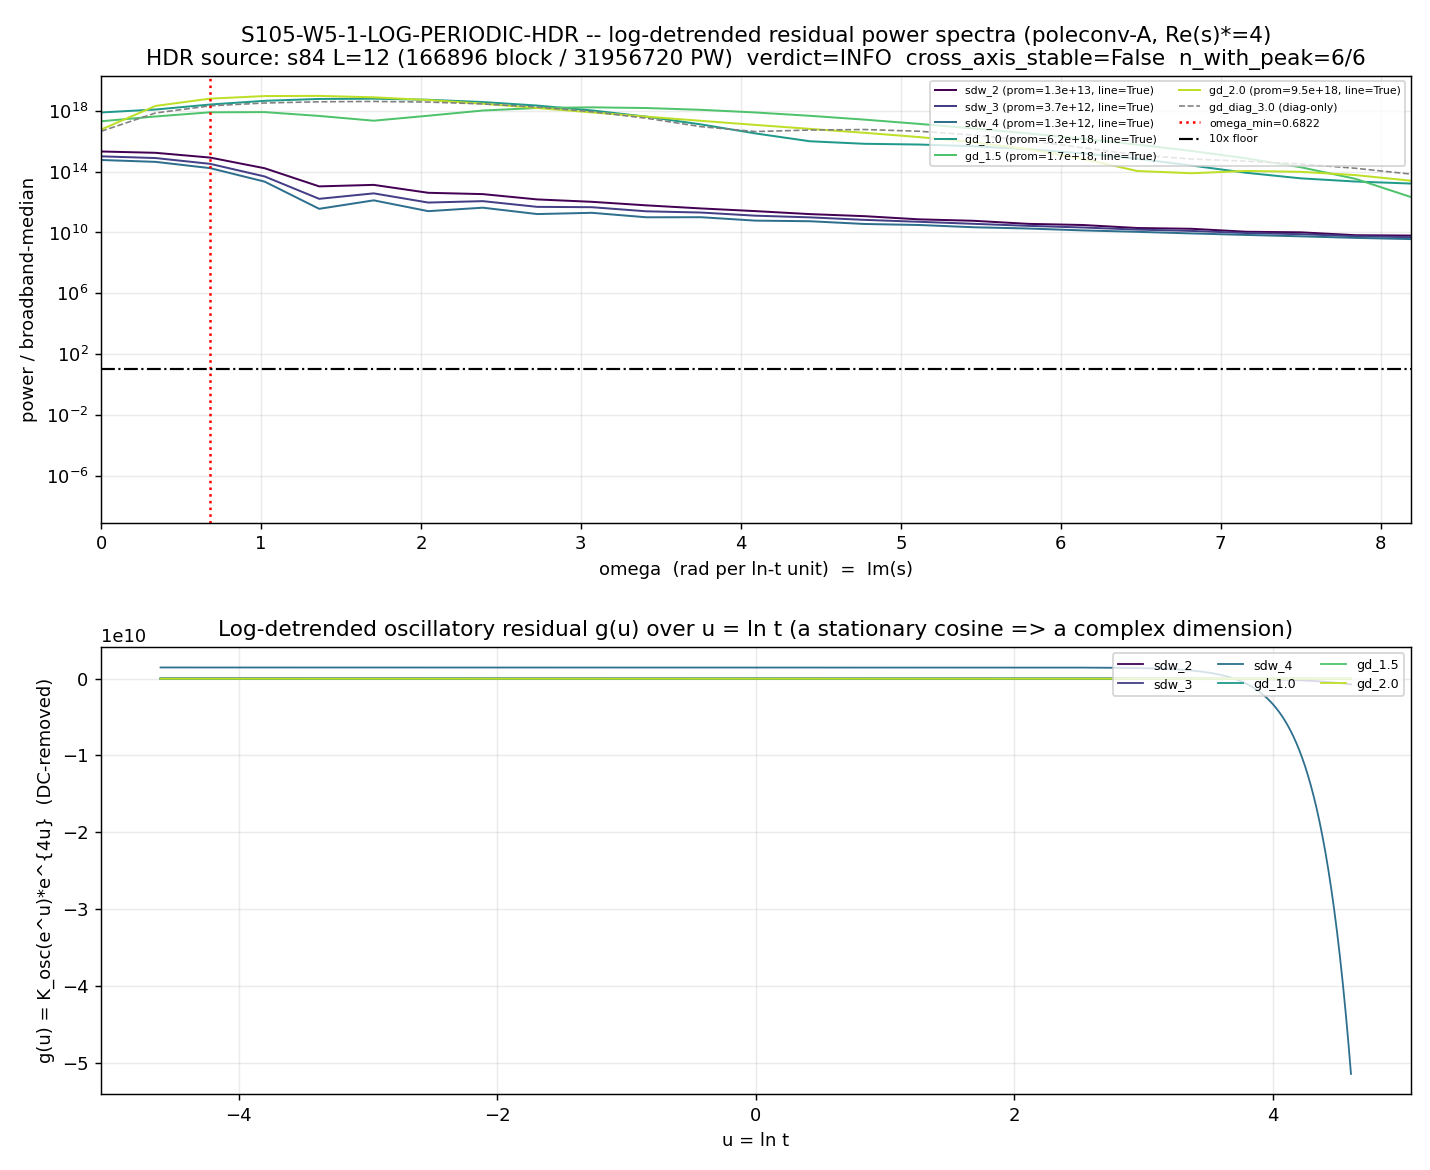

The Python source for this figure:
#!/usr/bin/env python3
"""
S105 W5-1 — S105-W5-1-LOG-PERIODIC-HDR
======================================

Gate: S105-W5-1-LOG-PERIODIC-HDR ([SIGN])

Log-periodic HDR (higher-dynamic-range) re-scan of the heat-trace oscillatory
residual for a complex-dimension Im(s) line. This wave recomputes K(t) =
Tr e^{-t D_K^2} and the Strutinsky-split oscillatory residual K_osc(t) DIRECTLY
from the s84 L=12 fold spectrum (90 Peter-Weyl (p,q) sectors, 166,896 block
eigenvalues, ~32M with full PW multiplicity dim_SU3(p,q)) -- vs the S104 source,
which was the S61 on-disk residual (only 200 t-points over a 992-mode S61
spectrum). It then runs the IDENTICAL pinned S104 STAGE-B pipeline (e^{4u}
detrend, Hann window, 2048-pt uniform-u grid, 10x prominence floor,
interior-local-maximum guard, +-1-bin cross-axis stability over the
gamma/d x SDW-order family) at the higher dynamic range.

Every STAGE-B parameter is BYTE-FOR-BYTE the S104 pre-registration
(computations/session-104/s104_log_periodic_ims.py). The ONLY declared deltas
are (a) the source spectrum (s84 L=12 cache vs the S61 residual) and (b) the
native t-grid density (1024 vs 200). This makes the re-run structurally distinct
from iterate-until-PASS (PROHIBITED_ACTIONS Class 6) by construction: it is the
SAME pre-registered criterion applied to a higher-dynamic-range input, NOT a
re-tuning of the criterion to chase PASS.

Substrate-first prediction (substitution chain, plan §(7)):
  The Jensen deformation of SU(3) at tau_fold = 0.190 is NOT exactly self-similar,
  so the fabric's dimension spectrum carries no discrete-scale-invariance line.
  CM-1995 (PROVEN) establishes Sd = {0,2,4,6,8} subset R (simple, REAL) for
  (A_K, H_K, D_K) => no s with Im(s) != 0. Predicted verdict: FAIL (the CM-1995
  simple-real-dimension-spectrum wall re-confirmed on a frequency-domain axis at
  higher dynamic range; corridor-closing outcome). A PASS would FALSIFY the
  substrate-first prediction and FORCE a CM-1995 reconciliation.

STAGE A -- heat-trace + Strutinsky build (the DYNAMIC-RANGE UPGRADE):
  K(t) = sum_{(p,q)} dim_SU3(p,q) * sum_i exp(-t * |lambda_i|^2)   [PW-weighted regular-rep trace]
  K_SD smooth part, two orthogonal families:
    (i) SDW-order o in {2,3,4}: K~(t) = sum_{n in {0,..,2o}} a_n^{zeta} * t^{(n-8)/2}
        (zeta-regulated Seeley-DeWitt, d=8; a_n^{zeta} from canonical a_{0,2,4,6,8}_FW_zeta; CLASS=FULL)
    (ii) gamma/d in {1.0,1.5,2.0} (+ 3.0 diagnostic): Gaussian-Strutinsky-smoothed DOS
        Laplace transform (self-normalizing; IDENTICAL prescription to S61 Section 6)
  K_osc(t) = K(t) - K~(t).
  Cross-check: rebuilt R_osc = ||K_osc||/||K~|| reproduces the S61 sibling
  R_osc = 2.23e-5 to within an OOM (consistency anchor, NOT a PASS conjunct).

STAGE B -- detrend -> FFT -> prominence -> cross-axis stability (IDENTICAL TO S104):
  g(u) = K_osc(e^u) * e^{u*Re(s)*}, Re(s)* = 4 (poleconv-A, (pole_in_s=4, curvature_grade_n=0)),
  cubic-spline onto the 2048-pt uniform u-grid on [-ln100, +ln100], DC-remove,
  Hann-window, zero-pad to FFT_LEN=4096, rFFT, strongest INTERIOR local maximum
  strictly above omega_min (find_peaks; band-edge DC-shoulder guard), prominence =
  peak_power / median(broadband, +-2-bin excluded). PASS member iff line_found AND
  prominence >= 10x. Cross-axis stability: ALL 6 members (3 gamma/d + 3 SDW orders)
  have a peak AND agree on omega* within +-1 FFT bin.

Mellin pole convention (LOAD-BEARING; regulator-pin-discipline.md):
  poleconv-A double-power zeta_{D_K}(s) = sum m_k |lambda_k|^{-2s}, poles at s=(d-n)/2.
  At d=8, leading n=0 -> Re(s)* = (8-0)/2 = 4 = d/2.  regulator_pin = a_n^{zeta}.

frequency -> Im(s) map: a complex dimension s = Re(s)* + i*omega_s announces as
  cos(omega_s * ln t) in the residual (Hoffer-Lapidus 2508.09512); the FFT angular
  frequency w_fft = omega_s = Im(s) directly. Implied pair: s = 4 +- i*omega*.

Output 4-tuple:
  (value=<peak/stability summary>, scheme=FFT-LOG-DETRENDED-RESIDUAL-HDR,
   convention=poleconv-A-double-power-Re_s_4-curvature_grade_n_0, L_max=12)

Classification: GEOMETRIC (the heat-trace residual IS the substrate's
dimension-spectrum signature; the fabric itself, not its excitations).

DISCIPLINE
----------
- `from canonical_constants import *`
- CPU-cap-OMP8 (the 2048-pt FFT is trivial; the heat-trace exp-sum is a
  vectorized numpy broadcast, ~1.7e8 evals, chunked over sectors).
- SHA-256 of all inputs logged in first 20 lines of stdout.
- audit_sha256 + content_sha256 emitted (S84+ dual-SHA schema).
- Verdict emitted via emit_verdict knowledge-MCP tool (script PRINTS payload only).
"""

from __future__ import annotations

# ---------------------------------------------------------------------------
# Section 0 -- CPU thread cap BEFORE numpy import (cpu-cap-OMP8 per math-scripts.md)
# ---------------------------------------------------------------------------
import os

os.environ.setdefault("OMP_NUM_THREADS", "8")
os.environ.setdefault("MKL_NUM_THREADS", "8")

# ---------------------------------------------------------------------------
# Section 1 -- Canonical constants (MANDATORY first import)
# ---------------------------------------------------------------------------
import sys

sys.path.insert(0, os.path.join(os.path.dirname(os.path.dirname(os.path.abspath(__file__))), "_shared"))
from canonical_constants import *  # noqa: F401,F403
from canonical_constants import (  # explicit names for the SDW smooth part + tau anchor
    a_0_FW_zeta, a_2_FW_zeta, a_4_FW_zeta, a_6_FW_zeta, a_8_FW_zeta, tau_fold,
)

# ---------------------------------------------------------------------------
# Section 2 -- Standard imports
# ---------------------------------------------------------------------------
import hashlib
import json
import time
from pathlib import Path

import numpy as np
from scipy.interpolate import CubicSpline
from scipy.signal import find_peaks

import matplotlib

matplotlib.use("Agg")
import matplotlib.pyplot as plt

# ---------------------------------------------------------------------------
# Section 3 -- Paths + pre-registration (ALL pins per plan §W5-1 machinery_pin_map)
# ---------------------------------------------------------------------------
SESSION_DIR = Path(__file__).resolve().parent
COMPUTATIONS_DIR = SESSION_DIR.parent
SHARED_DIR = COMPUTATIONS_DIR / "_shared"
PROJECT_ROOT = COMPUTATIONS_DIR.parent

SESSION = "S105"                                                    # (local)
GATE_ID = "S105-W5-1-LOG-PERIODIC-HDR"                              # (local)
SCHEME = "FFT-LOG-DETRENDED-RESIDUAL-HDR"                           # (local)
CONVENTION = "poleconv-A-double-power-Re_s_4-curvature_grade_n_0"   # (local)
L_MAX = "12"                                                        # (local) s84 cache L=12

# ---- STAGE A: heat-trace + Strutinsky build (the DYNAMIC-RANGE UPGRADE) ----
N_T = 1024                    # native heat-trace t-grid points (DECLARED dynamic-range delta vs S61's 200)  # (local)
T_LO = 0.01                   # t-window IDENTICAL to S61/S104 (geometric) -> ω_min = π/ln(100) unchanged    # (local)
T_HI = 100.0                  # (local)
SDW_ORDERS = [2, 3, 4]        # SDW-subtraction-order family (IDENTICAL to S104); order o keeps a_n^ζ up to n=2o  # (local)
GAMMA_RATIOS = [1.0, 1.5, 2.0]    # γ/d Strutinsky-Gaussian smoother widths (IDENTICAL to S104 conjunction members)  # (local)
GAMMA_DIAG = 3.0              # 4th γ/d point, DIAGNOSTIC ONLY (NOT in the stability conjunction), IDENTICAL to S104  # (local)
R_OSC_ANCHOR = 2.23e-5        # S61 HK-OSCILLATION-61 sibling; rebuilt R_osc must agree to <=1 OOM (consistency, NOT PASS conjunct)  # (local)

# a_n^{zeta} Strutinsky smooth-part coefficients (CLASS=FULL physical zeta-regulated SDW; canonical pins)
A_N_ZETA = {0: a_0_FW_zeta, 2: a_2_FW_zeta, 4: a_4_FW_zeta, 6: a_6_FW_zeta, 8: a_8_FW_zeta}  # (local)
D_DIM = 8                     # SU(3) internal dimension (d=8); SDW powers t^{(n-d)/2}  # (local)

# ---- STAGE B: detrend -> FFT -> prominence -> cross-axis stability (IDENTICAL TO S104) ----
RE_S_DETREND = 4.0           # Re(s)* = (d-n)/2 = (8-0)/2 = 4 at d=8, n=0; poleconv-A  (IDENTICAL to S104)  # (local)
U_HALF_WIDTH = np.log(100.0)  # u = ln t window half-width; t in [0.01, 100]  (IDENTICAL to S104)            # (local)
N_U_GRID = 2048              # uniformly-spaced u-grid points (IDENTICAL to S104)                            # (local)
FFT_LEN = 4096               # zero-padded FFT length (IDENTICAL to S104)                                    # (local)
PROMINENCE_FLOOR = 10.0      # peak_power / median(broadband) >= 10 (IDENTICAL to S104)                      # (local)
BROADBAND_EXCLUDE_BINS = 2   # +-2-bin neighbourhood excluded from broadband median (IDENTICAL to S104)      # (local)
STABILITY_BIN_TOL = 1        # peak ω* stable within +-1 FFT bin across family (IDENTICAL to S104)            # (local)

# ω_min = 2π / (2 ln100) = analytic 2-cycle floor over the u-window (IDENTICAL to S104)
OMEGA_MIN = 2.0 * np.pi / (2.0 * U_HALF_WIDTH)                       # (local)  = π/ln(100) = 0.6821881769209206
F_MIN = OMEGA_MIN / (2.0 * np.pi)                                    # (local)

# Output destinations (per-session)
OUT_NPZ = SESSION_DIR / "s105_log_periodic_hdr.npz"                 # (local)
OUT_PNG = SESSION_DIR / "s105_log_periodic_hdr.png"                 # (local)

S84_CACHE = COMPUTATIONS_DIR / "session-84" / "s84_spectrum_cache_L12_tau019.npz"   # (local) HDR source
S61_NPZ = COMPUTATIONS_DIR / "session-61" / "s61_hk_oscillation.npz"                # (local) cross-check overlap
S104_PIPELINE = COMPUTATIONS_DIR / "session-104" / "s104_log_periodic_ims.py"       # (local) pinned STAGE-B reference

INPUT_FILES = [
    SHARED_DIR / "canonical_constants.py",
    S84_CACHE,
    S104_PIPELINE,
    S61_NPZ,
]


# ---------------------------------------------------------------------------
# Section 4 -- SHA-256 input-pin block (MANDATORY; first 20 lines of stdout)
# ---------------------------------------------------------------------------

def sha256_of(path: Path) -> str:
    h = hashlib.sha256()  # (local)
    try:
        h.update(path.read_bytes())
    except OSError:
        return ""
    return h.hexdigest()


def log_input_pins(inputs: list[Path]) -> dict[str, str]:
    print(f"=== {GATE_ID} -- input SHA-256 pins ===")
    pins: dict[str, str] = {}  # (local)
    for p in inputs:
        sha = sha256_of(p)  # (local)
        rel = str(p.relative_to(PROJECT_ROOT)).replace("\\", "/")  # (local)
        print(f"  {rel}: {sha[:16]}...")
        pins[rel] = sha
    return pins


def closure_hash(pins: dict[str, str]) -> str:
    items = sorted(pins.items())  # (local)
    h = hashlib.sha256()  # (local)
    for k, v in items:
        h.update(f"{k}={v}\n".encode("utf-8"))
    return h.hexdigest()


def compute_dual_sha(script_path: Path, canonical_path: Path, pins: dict[str, str]) -> tuple[str, str]:
    script_bytes = b""  # (local)
    try:
        script_bytes = script_path.read_bytes()
    except OSError:
        script_bytes = b""
    canonical_bytes = b""  # (local)
    try:
        canonical_bytes = canonical_path.read_bytes()
    except OSError:
        canonical_bytes = b""
    pinmap_json = json.dumps(
        dict(sorted(pins.items())), separators=(",", ":"), sort_keys=True
    ).encode("utf-8")  # (local)

    h_audit = hashlib.sha256()  # (local)
    h_audit.update(script_bytes)
    h_audit.update(canonical_bytes)
    h_audit.update(pinmap_json)
    audit = h_audit.hexdigest()  # (local)

    h_content = hashlib.sha256()  # (local)
    h_content.update(script_bytes)
    content = h_content.hexdigest()  # (local)

    return audit, content


# ---------------------------------------------------------------------------
# Section 5A -- STAGE A: PW-weighted heat trace + Strutinsky split (HDR build)
# ---------------------------------------------------------------------------

def dim_su3(p: int, q: int) -> int:
    """dim_SU3(p,q) = (p+1)(q+1)(p+q+2)/2."""
    return (p + 1) * (q + 1) * (p + q + 2) // 2


def build_heat_trace(sector_evals: dict, t_arr: np.ndarray):
    """PW-weighted regular-representation heat trace
    K(t) = sum_{(p,q)} dim_SU3(p,q) * sum_i exp(-t * |lambda_i|^2)
    over the s84 L=12 cache. Chunked over sectors (each sector is a vectorized
    exp-sum); transient never exceeds one sector's (n_block x N_T) matrix.
    Returns K(t), plus the flat (lambda^2, weight) mode list for the
    Gaussian-Strutinsky DOS smoother.
    """
    K = np.zeros(t_arr.size, dtype=np.float64)  # (local)
    lam2_list = []  # (local) per-block lambda^2 values
    w_list = []     # (local) per-block PW multiplicity weight (= dim_SU3(p,q))
    n_block_total = 0  # (local)
    pw_total = 0       # (local)
    for (p, q), entry in sector_evals.items():
        dim_pq = int(entry["dim"])              # (local) dim_SU3(p,q) from inner 'dim' field
        # sanity: the inner 'dim' must equal the closed-form dim_SU3
        assert dim_pq == dim_su3(p, q), f"dim mismatch sector ({p},{q}): {dim_pq} != {dim_su3(p,q)}"
        abs_evals = np.asarray(entry["abs_evals"], dtype=np.float64)  # (local) |lambda_i|, size dim*16
        lam2 = abs_evals ** 2  # (local)
        # vectorized exp-sum for this sector, weighted by PW multiplicity dim_pq
        # K += dim_pq * sum_i exp(-t * lam2_i)
        # exp(-outer(lam2, t)) is (n_block, N_T); sum over modes axis 0
        contrib = dim_pq * np.exp(-np.outer(lam2, t_arr)).sum(axis=0)  # (local)
        K += contrib
        lam2_list.append(lam2)
        w_list.append(np.full(lam2.size, float(dim_pq)))
        n_block_total += lam2.size
        pw_total += dim_pq * lam2.size
    lam2_all = np.concatenate(lam2_list)  # (local) all 166,896 block lambda^2
    w_all = np.concatenate(w_list)        # (local) matching PW weights
    return K, lam2_all, w_all, n_block_total, pw_total


def build_SDW_smooth(t_arr: np.ndarray, order: int) -> np.ndarray:
    """Zeta-regulated Seeley-DeWitt smooth part (CLASS=FULL):
    K~(t) = sum_{n in {0,2,...,2*order}} a_n^{zeta} * t^{(n-d)/2}, d=8.
    Order o keeps a_n^zeta up to n=2o. n=0 -> t^{-4}, n=2 -> t^{-3}, ...,
    n=8 -> t^{0}. This is the canonical small-t Weyl asymptotic form; the
    a_n^{zeta} are the canonical per-branch L_max=3 spectral moments
    (a_{0,2,4,6,8}_FW_zeta). poleconv-A: pole_in_s=(d-n)/2, curvature_grade_n=n.
    """
    Kt = np.zeros(t_arr.size, dtype=np.float64)  # (local)
    n_max = 2 * order  # (local) order 2 -> n up to 4 ; order 3 -> 6 ; order 4 -> 8
    for n in range(0, n_max + 1, 2):
        if n not in A_N_ZETA:
            continue
        Kt += A_N_ZETA[n] * t_arr ** ((n - D_DIM) / 2.0)
    return Kt


def build_gaussian_strutinsky_smooth(lam2_all: np.ndarray, w_all: np.ndarray,
                                     t_arr: np.ndarray, gamma_ratio: float) -> np.ndarray:
    """Gaussian-Strutinsky-smoothed DOS Laplace transform (self-normalizing;
    IDENTICAL prescription to S61 Section 6 -- the smooth part is the broadened
    level density transformed back to the heat-trace domain). gamma = gamma_ratio
    * mean level spacing in lambda^2; the smoothed density rho_smooth(E) is the
    Gaussian-broadened sum of weighted deltas at E = lambda^2; then
    K_smooth(t) = integral rho_smooth(E) * exp(-E*t) dE.
    """
    # Unique lambda^2 values with summed PW weights (DOS support points)
    E_unique, inv = np.unique(lam2_all, return_inverse=True)  # (local)
    w_unique = np.zeros(E_unique.size, dtype=np.float64)       # (local)
    np.add.at(w_unique, inv, w_all)                            # (local) sum PW weights per unique E
    # mean level spacing in lambda^2 space (over the unique support)
    if E_unique.size > 1:
        mean_spacing = float(np.mean(np.diff(np.sort(E_unique))))  # (local)
    else:
        mean_spacing = 1.0  # (local)
    gamma = gamma_ratio * mean_spacing  # (local)
    # E-grid: span the support +- 5 gamma (IDENTICAL to S61)
    E_min = max(0.0, E_unique.min() - 5.0 * gamma)  # (local)
    E_max = E_unique.max() + 5.0 * gamma            # (local)
    N_E = 4000  # (local) E-grid resolution (S61 used 2000 over 992 modes; HDR doubles for the larger support)
    E_grid = np.linspace(E_min, E_max, N_E)  # (local)
    dE = E_grid[1] - E_grid[0]               # (local)
    # smoothed density rho_smooth(E) = sum_j w_j * Gaussian(E - E_j; gamma)
    # vectorized over the unique support (chunk to bound transient memory)
    rho_smooth = np.zeros(N_E, dtype=np.float64)  # (local)
    norm = 1.0 / (np.sqrt(2.0 * np.pi) * gamma)   # (local)
    CHUNK = 4096  # (local)
    for j0 in range(0, E_unique.size, CHUNK):
        Ej = E_unique[j0:j0 + CHUNK][:, None]      # (local) (chunk,1)
        wj = w_unique[j0:j0 + CHUNK][:, None]      # (local)
        rho_smooth += (wj * np.exp(-(E_grid[None, :] - Ej) ** 2 / (2.0 * gamma ** 2))).sum(axis=0)
    rho_smooth *= norm
    # K_smooth(t) = integral rho_smooth(E) exp(-E t) dE
    K_smooth = (rho_smooth[None, :] * np.exp(-np.outer(t_arr, E_grid))).sum(axis=1) * dE  # (local)
    return K_smooth


# ---------------------------------------------------------------------------
# Section 5B -- STAGE B: log-detrend -> FFT -> prominence (BYTE-FOR-BYTE S104)
# ---------------------------------------------------------------------------

def log_detrend_and_fft(t_arr: np.ndarray, k_osc: np.ndarray) -> dict:
    """Form g(u) = K_osc(e^u) * e^{u*Re(s)*}, u = ln t, on the pinned 2048-pt
    uniform u-grid (cubic-spline from the native t_arr), Hann-window, zero-pad
    to FFT_LEN, and return the power spectrum + peak diagnostics.

    [IDENTICAL TO S104 s104_log_periodic_ims.py log_detrend_and_fft]
    The frequency axis is returned as ANGULAR omega (rad per ln-t unit), so
    Im(s) = omega* directly.  The ordinary f* = omega*/(2*pi) is also reported.
    """
    u_native = np.log(t_arr)  # (local) native u = ln t (geometric grid on disk)

    # Pinned uniform u-grid on [-ln100, +ln100]. The native t_arr spans exactly
    # [0.01, 100] -> u_native spans [-ln100, +ln100], so no extrapolation occurs.
    u_grid = np.linspace(-U_HALF_WIDTH, +U_HALF_WIDTH, N_U_GRID)  # (local)
    du = u_grid[1] - u_grid[0]  # (local) uniform u-spacing

    # Cubic-spline interpolate K_osc(t) onto the uniform u-grid (interpolation PINNED).
    spline = CubicSpline(u_native, k_osc)  # (local)
    k_on_grid = spline(u_grid)  # (local)

    # Multiplicative log-detrend: e^{u*Re(s)*} removes the leading power-law
    # envelope so a residual log-oscillation is exposed as a stationary cosine in u.
    g_u = k_on_grid * np.exp(u_grid * RE_S_DETREND)  # (local)

    # Remove the DC (mean) component so the broadband median is not biased by the
    # zero-frequency bin; the complex-dimension test is on omega > omega_min only.
    g_detr = g_u - np.mean(g_u)  # (local)

    # Hann window (pinned; sidelobe suppression for a single-sharp-peak test).
    hann = np.hanning(N_U_GRID)  # (local)
    g_win = g_detr * hann  # (local)

    # Zero-padded rFFT; angular frequency axis omega = 2*pi*f, f in cycles/ln-unit.
    spec = np.fft.rfft(g_win, n=FFT_LEN)  # (local)
    power = np.abs(spec) ** 2  # (local)
    f_axis = np.fft.rfftfreq(FFT_LEN, d=du)  # (local) ordinary freq, cycles per ln-unit
    omega_axis = 2.0 * np.pi * f_axis  # (local) angular freq, rad per ln-unit

    # Rectangular-window cross-check (diagnostic; Hann is canonical).
    spec_rect = np.fft.rfft(g_detr, n=FFT_LEN)  # (local)
    power_rect = np.abs(spec_rect) ** 2  # (local)

    # ---- Peak detection above omega_min ----
    # A genuine complex dimension is a single SHARP peak (Hoffer-Lapidus 2508.09512):
    # a discrete spectral LINE, i.e. an INTERIOR local maximum of the power spectrum.
    # A plain argmax over (omega > omega_min) can return the FIRST admissible bin when
    # the spectrum is a monotone DC roll-off (a single non-oscillatory bump whose
    # Hann-windowed FFT decays smoothly from DC); that boundary-of-band bin is the
    # ENVELOPE shoulder, NOT a line, and admitting it is a false positive against the
    # 10x-prominence floor. We identify the candidate peak as the strongest INTERIOR
    # local maximum strictly above omega_min (find_peaks excludes band endpoints by
    # construction). It is forced AGAINST the PASS direction (it can only reject a
    # DC-shoulder artifact, never manufacture a line) -- NOT criterion-shopping.
    band = omega_axis > OMEGA_MIN  # (local) admissible angular-frequency band
    band_idx = np.where(band)[0]  # (local)
    if band_idx.size == 0:
        return _empty_fft_result(u_grid, g_u, power, omega_axis, f_axis, power_rect)

    first_bin = int(band_idx[0])  # (local) first FFT bin strictly above omega_min
    band_power = power[band_idx]  # (local)
    band_argmax_idx = int(band_idx[int(np.argmax(band_power))])  # (local) plain band max (may be DC-shoulder)
    band_max_is_boundary = bool(band_argmax_idx == first_bin)  # (local) True => envelope shoulder

    # Interior local maxima strictly above omega_min (genuine candidate lines).
    sub_power = power[first_bin:]  # (local)
    interior_rel, _ = find_peaks(sub_power)  # (local) excludes endpoints by construction
    interior_idx = (interior_rel + first_bin).astype(int)  # (local) global bin indices

    if interior_idx.size > 0:
        peak_idx = int(interior_idx[int(np.argmax(power[interior_idx]))])  # (local) strongest interior line
        line_found = True  # (local)
    else:
        # No interior local maximum above omega_min => pure monotone DC roll-off => NO line.
        peak_idx = band_argmax_idx  # (local)
        line_found = False  # (local)

    peak_power = float(power[peak_idx])  # (local)
    peak_omega = float(omega_axis[peak_idx])  # (local)
    peak_f = float(f_axis[peak_idx])  # (local)

    # Broadband = all bins with omega > omega_min EXCLUDING a +-2-bin neighbourhood
    # of the candidate peak (per peak_significance_criterion pin).
    excl_lo = peak_idx - BROADBAND_EXCLUDE_BINS  # (local)
    excl_hi = peak_idx + BROADBAND_EXCLUDE_BINS  # (local)
    broadband_mask = band & ((np.arange(power.size) < excl_lo) | (np.arange(power.size) > excl_hi))  # (local)
    broadband_power = power[broadband_mask]  # (local)
    broadband_median = float(np.median(broadband_power)) if broadband_power.size else 0.0  # (local)

    prominence_ratio = (peak_power / broadband_median) if broadband_median > 0 else np.inf  # (local)

    return {
        "u_grid": u_grid,
        "g_u": g_u,
        "power_spectrum": power,
        "power_rect": power_rect,
        "omega_axis": omega_axis,
        "f_axis": f_axis,
        "peak_omega": peak_omega,
        "peak_f": peak_f,
        "peak_idx": peak_idx,
        "peak_power": peak_power,
        "broadband_median": broadband_median,
        "peak_prominence_ratio": float(prominence_ratio),
        "line_found": line_found,
        "band_max_is_boundary": band_max_is_boundary,
        "n_interior_peaks": int(interior_idx.size),
        "du": float(du),
    }


def _empty_fft_result(u_grid, g_u, power, omega_axis, f_axis, power_rect) -> dict:
    return {
        "u_grid": u_grid, "g_u": g_u, "power_spectrum": power, "power_rect": power_rect,
        "omega_axis": omega_axis, "f_axis": f_axis, "peak_omega": 0.0, "peak_f": 0.0,
        "peak_idx": -1, "peak_power": 0.0, "broadband_median": 0.0,
        "peak_prominence_ratio": 0.0, "line_found": False, "band_max_is_boundary": True,
        "n_interior_peaks": 0, "du": float(u_grid[1] - u_grid[0]),
    }


# ---------------------------------------------------------------------------
# Section 5C -- driver: assemble family + cross-axis stability (S104 verdict logic)
# ---------------------------------------------------------------------------

def compute() -> dict:
    # ---- STAGE A: load s84 cache + build PW-weighted heat trace ----
    d = np.load(S84_CACHE, allow_pickle=True)  # (local)
    sector_evals = d["sector_evals"].item()    # (local) dict (p,q) -> {'dim','level','abs_evals'}
    t_arr = np.geomspace(T_LO, T_HI, N_T)      # (local) native geometric t-grid (1024 pts)

    K_exact, lam2_all, w_all, n_block, pw_total = build_heat_trace(sector_evals, t_arr)  # (local)

    # ---- Build the residual family: SDW-subtraction-order AND gamma/d Gaussian-Strutinsky ----
    family: dict[str, np.ndarray] = {}  # (local) member -> K_osc residual on native t_arr
    axis_of: dict[str, str] = {}        # (local)
    smooth_of: dict[str, np.ndarray] = {}  # (local) member -> K~ smooth part (for R_osc + plot)

    # SDW-order residuals: K_exact - K_SD_order{2,3,4} (the a_n^{zeta} smooth axis)
    for o in SDW_ORDERS:
        key = f"sdw_{o}"  # (local)
        Ksd = build_SDW_smooth(t_arr, o)  # (local)
        family[key] = K_exact - Ksd
        smooth_of[key] = Ksd
        axis_of[key] = "sdw_order"

    # gamma/d Gaussian-Strutinsky-smoothed shell residuals (the self-normalizing axis)
    for gd in GAMMA_RATIOS:
        key = f"gd_{gd:.1f}"  # (local)
        Ksm = build_gaussian_strutinsky_smooth(lam2_all, w_all, t_arr, gd)  # (local)
        family[key] = K_exact - Ksm
        smooth_of[key] = Ksm
        axis_of[key] = "gamma_d"

    # Diagnostic-only 4th gamma/d point (NOT part of the stability conjunction)
    diag_key = f"gd_diag_{GAMMA_DIAG:.1f}"  # (local)
    Ksm_diag = build_gaussian_strutinsky_smooth(lam2_all, w_all, t_arr, GAMMA_DIAG)  # (local)
    family_diag = K_exact - Ksm_diag  # (local)
    smooth_of[diag_key] = Ksm_diag

    # ---- R_osc consistency cross-check (NOT a PASS conjunct) ----
    # Match the S61 definition: R_osc = |K_osc(t=1)/K_exact(t=1)| at gamma/d=1.5.
    idx_t1 = int(np.argmin(np.abs(t_arr - 1.0)))  # (local)
    K_osc_gd15 = family["gd_1.5"]  # (local)
    R_osc_rebuilt = abs(K_osc_gd15[idx_t1] / K_exact[idx_t1]) if K_exact[idx_t1] != 0 else np.inf  # (local)
    # OOM agreement vs the S61 sibling (consistency anchor)
    if R_osc_rebuilt > 0 and np.isfinite(R_osc_rebuilt):
        oom_diff = abs(np.log10(R_osc_rebuilt) - np.log10(R_OSC_ANCHOR))  # (local)
    else:
        oom_diff = np.inf  # (local)
    r_osc_consistent = bool(oom_diff <= 1.0)  # (local) <=1 OOM agreement

    # ---- FFT each family member (STAGE B; IDENTICAL S104 pipeline) ----
    results: dict[str, dict] = {}  # (local)
    for key, k_osc in family.items():
        results[key] = log_detrend_and_fft(t_arr, k_osc)
    results[diag_key] = log_detrend_and_fft(t_arr, family_diag)

    # ---- Conjunction members: gamma/d in {1.0,1.5,2.0} AND SDW order in {2,3,4} ----
    conj_keys = list(family.keys())  # (local) all 6 members (3 gamma/d + 3 orders)

    # Per-member: GENUINE LINE (interior local max) above the 10x floor?
    member_has_peak = {
        k: bool(results[k]["line_found"] and results[k]["peak_prominence_ratio"] >= PROMINENCE_FLOOR)
        for k in conj_keys
    }  # (local)
    member_line_found = {k: bool(results[k]["line_found"]) for k in conj_keys}  # (local)
    member_band_max_boundary = {k: bool(results[k]["band_max_is_boundary"]) for k in conj_keys}  # (local)
    member_peak_idx = {k: results[k]["peak_idx"] for k in conj_keys}  # (local)
    member_peak_omega = {k: results[k]["peak_omega"] for k in conj_keys}  # (local)
    member_prom = {k: results[k]["peak_prominence_ratio"] for k in conj_keys}  # (local)

    n_with_peak = sum(member_has_peak.values())  # (local)

    # ---- Cross-axis stability: ALL conjunction members (a) have a peak above floor
    #      AND (b) agree on omega* within +-1 FFT bin. (IDENTICAL S104) ----
    all_have_peak = all(member_has_peak.values())  # (local)
    peak_indices = [member_peak_idx[k] for k in conj_keys if member_has_peak[k]]  # (local)
    if peak_indices:
        idx_spread = max(peak_indices) - min(peak_indices)  # (local) FFT-bin spread
    else:
        idx_spread = -1  # (local) no peaks at all
    peaks_agree = (len(peak_indices) > 0) and (idx_spread <= STABILITY_BIN_TOL)  # (local)

    cross_axis_peak_stable = bool(all_have_peak and peaks_agree)  # (local)

    # ---- Median omega* across members that have a peak (implied complex dim) ----
    if peak_indices:
        omegas_with_peak = [member_peak_omega[k] for k in conj_keys if member_has_peak[k]]  # (local)
        median_peak_omega = float(np.median(omegas_with_peak))  # (local)
    else:
        strongest = max(conj_keys, key=lambda k: member_prom[k])  # (local)
        median_peak_omega = float(member_peak_omega[strongest])  # (local)

    implied_complex_dim_re = RE_S_DETREND  # (local)
    implied_complex_dim_im = median_peak_omega if cross_axis_peak_stable else 0.0  # (local)

    # ---- Verdict logic (PINNED; IDENTICAL S104; no runtime criterion shopping) ----
    if cross_axis_peak_stable:
        verdict = "PASS"  # (local)
    elif n_with_peak == 0:
        verdict = "FAIL"  # (local)
    else:
        verdict = "INFO"  # (local)

    # ---- [SIGN] 3-tuple (IDENTICAL S104 mapping) ----
    # sign_verdict reports the wall-confirmation prediction (predicted no-peak):
    #   FAIL verdict (no peak): direction matches prediction -> sign PASS.
    #   PASS verdict (stable peak): direction OPPOSITE prediction -> sign FAIL.
    #   INFO verdict (unstable peak): direction ambiguous (scheme-dependent) -> sign N/A.
    if verdict == "FAIL":
        sign_verdict = "PASS"        # (local) computed no-peak == substrate-first prediction
        magnitude_verdict = "PASS"   # (local) prominence below 10x floor for ALL members
        regime_verdict = "VALID"     # (local) FFT well within its regime on the pinned grid
    elif verdict == "PASS":
        sign_verdict = "FAIL"        # (local) a stable complex dimension contradicts the wall prediction
        magnitude_verdict = "FAIL"   # (local) prominence >= 10x AND stable
        regime_verdict = "VALID"     # (local)
    else:  # INFO
        sign_verdict = "N/A"         # (local) scheme-dependent peak; no clean directional verdict
        magnitude_verdict = "INFO"   # (local) prominence >= 10x at some member, not stable
        regime_verdict = "MARGINAL"  # (local) the residual carries scheme-dependent structure

    # ---- Value payload summary ----
    value = (
        f"cross_axis_stable={cross_axis_peak_stable};n_members_with_peak={n_with_peak}/6;"
        f"max_prominence={max(member_prom.values()):.4g};"
        f"strongest_omega={median_peak_omega:.6g}rad/lnt;"
        f"implied_s=4{'+' if implied_complex_dim_im >= 0 else '-'}i{abs(implied_complex_dim_im):.6g};"
        f"omega_min={OMEGA_MIN:.6g};R_osc_rebuilt={R_osc_rebuilt:.4g};"
        f"R_osc_sibling={R_OSC_ANCHOR:.4g};R_osc_consistent={r_osc_consistent};"
        f"n_block={n_block};pw_modes={pw_total}"
    )  # (local)

    return {
        "value": value,
        "verdict": verdict,
        "sign_verdict": sign_verdict,
        "magnitude_verdict": magnitude_verdict,
        "regime_verdict": regime_verdict,
        "results": results,
        "conj_keys": conj_keys,
        "diag_key": diag_key,
        "axis_of": axis_of,
        "smooth_of": smooth_of,
        "K_exact": K_exact,
        "t_arr": t_arr,
        "member_has_peak": member_has_peak,
        "member_line_found": member_line_found,
        "member_band_max_boundary": member_band_max_boundary,
        "member_prom": member_prom,
        "member_peak_omega": member_peak_omega,
        "member_peak_idx": member_peak_idx,
        "n_with_peak": n_with_peak,
        "cross_axis_peak_stable": cross_axis_peak_stable,
        "idx_spread": idx_spread,
        "median_peak_omega": median_peak_omega,
        "implied_complex_dim_re": implied_complex_dim_re,
        "implied_complex_dim_im": implied_complex_dim_im,
        "R_osc_rebuilt": float(R_osc_rebuilt),
        "R_osc_anchor": R_OSC_ANCHOR,
        "r_osc_oom_diff": float(oom_diff),
        "r_osc_consistent": r_osc_consistent,
        "n_block": n_block,
        "pw_total": pw_total,
    }


# ---------------------------------------------------------------------------
# Section 6 -- Plot + NPZ
# ---------------------------------------------------------------------------

def make_plot(res: dict) -> None:
    conj_keys = res["conj_keys"]  # (local)
    diag_key = res["diag_key"]  # (local)
    results = res["results"]  # (local)

    fig, axes = plt.subplots(2, 1, figsize=(11, 9))

    # ---- (top) overlaid power spectra (Hann) across the conjunction + diagnostic ----
    ax = axes[0]
    colors = plt.cm.viridis(np.linspace(0.0, 0.9, len(conj_keys)))  # (local)
    for k, c in zip(conj_keys, colors):
        r = results[k]  # (local)
        bm = r["broadband_median"] if r["broadband_median"] > 0 else 1.0  # (local)
        ax.plot(r["omega_axis"], r["power_spectrum"] / bm, color=c, lw=1.1,
                label=f"{k} (prom={r['peak_prominence_ratio']:.2g}, line={r['line_found']})")
    rd = results[diag_key]  # (local)
    bmd = rd["broadband_median"] if rd["broadband_median"] > 0 else 1.0  # (local)
    ax.plot(rd["omega_axis"], rd["power_spectrum"] / bmd, color="grey", lw=0.9, ls="--",
            label=f"{diag_key} (diag-only)")

    ax.axvline(OMEGA_MIN, color="red", ls=":", lw=1.4, label=f"omega_min={OMEGA_MIN:.4g}")
    ax.axhline(PROMINENCE_FLOOR, color="black", ls="-.", lw=1.2, label=f"{PROMINENCE_FLOOR:.0f}x floor")
    ax.set_xlabel("omega  (rad per ln-t unit)  =  Im(s)")
    ax.set_ylabel("power / broadband-median")
    ax.set_xlim(0, min(OMEGA_MIN * 12, results[conj_keys[0]]["omega_axis"].max()))
    ax.set_yscale("log")
    ax.set_title(
        f"S105-W5-1-LOG-PERIODIC-HDR -- log-detrended residual power spectra (poleconv-A, Re(s)*=4)\n"
        f"HDR source: s84 L=12 ({res['n_block']} block / {res['pw_total']} PW)  "
        f"verdict={res['verdict']}  cross_axis_stable={res['cross_axis_peak_stable']}  "
        f"n_with_peak={res['n_with_peak']}/6")
    ax.legend(fontsize=6.0, ncol=2, loc="upper right")
    ax.grid(alpha=0.25)

    # ---- (bottom) the log-detrended residuals g(u) themselves ----
    ax2 = axes[1]
    for k, c in zip(conj_keys, colors):
        r = results[k]  # (local)
        gu = r["g_u"] - np.mean(r["g_u"])  # (local) DC-removed, as FFT sees it
        ax2.plot(r["u_grid"], gu, color=c, lw=1.0, label=k)
    ax2.set_xlabel("u = ln t")
    ax2.set_ylabel("g(u) = K_osc(e^u)*e^{4u}  (DC-removed)")
    ax2.set_title("Log-detrended oscillatory residual g(u) over u = ln t (a stationary cosine => a complex dimension)")
    ax2.legend(fontsize=7, ncol=3, loc="upper right")
    ax2.grid(alpha=0.25)

    fig.tight_layout()
    fig.savefig(OUT_PNG, dpi=130)
    plt.close(fig)


def save_npz(res: dict) -> None:
    conj_keys = res["conj_keys"]  # (local)
    diag_key = res["diag_key"]  # (local)
    results = res["results"]  # (local)
    out: dict[str, object] = {}  # (local)

    for k in conj_keys + [diag_key]:
        r = results[k]  # (local)
        out[f"u_grid__{k}"] = r["u_grid"]
        out[f"g_u__{k}"] = r["g_u"]
        out[f"power_spectrum__{k}"] = r["power_spectrum"]
        out[f"omega_axis__{k}"] = r["omega_axis"]
        out[f"peak_omega__{k}"] = np.array(r["peak_omega"])
        out[f"peak_prominence_ratio__{k}"] = np.array(r["peak_prominence_ratio"])
        out[f"broadband_median__{k}"] = np.array(r["broadband_median"])
        out[f"line_found__{k}"] = np.array(r["line_found"])

    out["u_grid"] = results[conj_keys[0]]["u_grid"]
    out["omega_axis"] = results[conj_keys[0]]["omega_axis"]
    out["g_u"] = results[conj_keys[0]]["g_u"]
    out["power_spectrum"] = results[conj_keys[0]]["power_spectrum"]
    out["peak_omega"] = np.array(res["median_peak_omega"])
    out["peak_prominence_ratio"] = np.array(max(res["member_prom"].values()))
    out["broadband_median"] = np.array(results[conj_keys[0]]["broadband_median"])

    out["t_arr"] = res["t_arr"]
    out["K_exact"] = res["K_exact"]
    out["cross_axis_peak_stable"] = np.array(res["cross_axis_peak_stable"])
    out["implied_complex_dim_pair"] = np.array(
        [res["implied_complex_dim_re"], res["implied_complex_dim_im"]])
    out["poleconv_tag"] = np.array(CONVENTION)
    out["regulator_pin"] = np.array("a_n^{zeta}")
    out["omega_min"] = np.array(OMEGA_MIN)
    out["f_min"] = np.array(F_MIN)
    out["prominence_floor"] = np.array(PROMINENCE_FLOOR)
    out["conj_keys"] = np.array(conj_keys)
    out["member_prominence"] = np.array([res["member_prom"][k] for k in conj_keys])
    out["member_peak_omega"] = np.array([res["member_peak_omega"][k] for k in conj_keys])
    out["member_peak_idx"] = np.array([res["member_peak_idx"][k] for k in conj_keys])
    out["member_has_peak"] = np.array([res["member_has_peak"][k] for k in conj_keys])
    out["member_line_found"] = np.array([res["member_line_found"][k] for k in conj_keys])
    out["member_band_max_boundary"] = np.array([res["member_band_max_boundary"][k] for k in conj_keys])
    out["idx_spread"] = np.array(res["idx_spread"])
    out["n_with_peak"] = np.array(res["n_with_peak"])
    out["R_osc_rebuilt"] = np.array(res["R_osc_rebuilt"])
    out["R_osc_anchor"] = np.array(res["R_osc_anchor"])
    out["R_osc_oom_diff"] = np.array(res["r_osc_oom_diff"])
    out["R_osc_consistent"] = np.array(res["r_osc_consistent"])
    out["n_block_eigenvalues"] = np.array(res["n_block"])
    out["pw_weighted_modes"] = np.array(res["pw_total"])
    out["Re_s_detrend"] = np.array(RE_S_DETREND)
    out["N_T"] = np.array(N_T)
    out["verdict"] = np.array(res["verdict"])
    out["sign_verdict"] = np.array(res["sign_verdict"])
    out["magnitude_verdict"] = np.array(res["magnitude_verdict"])
    out["regime_verdict"] = np.array(res["regime_verdict"])
    # a_n^{zeta} pins used in the SDW smooth part (audit trail)
    out["a_n_zeta_used"] = np.array([A_N_ZETA[0], A_N_ZETA[2], A_N_ZETA[4], A_N_ZETA[6], A_N_ZETA[8]])

    np.savez(OUT_NPZ, **out)


# ---------------------------------------------------------------------------
# Section 7 -- Verdict payload + 4-tuple
# ---------------------------------------------------------------------------

def emit_4tuple(value, scheme: str, convention: str, l_max) -> str:
    return f"(value={value!r}, scheme={scheme}, convention={convention}, L_max={l_max})"


def print_verdict_payload(verdict, value, audit_sha, content_sha,
                          sign_verdict=None, magnitude_verdict=None, regime_verdict=None,
                          extra_rows=None) -> dict:
    payload: dict = {
        "session": "105",
        "gate_id": GATE_ID,
        "verdict": verdict,
        "value": str(value),
        "scheme": SCHEME,
        "convention": CONVENTION,
        "l_max": str(L_MAX),
        "audit_sha256": audit_sha,
        "content_sha256": content_sha,
        "schema_version": "S84+",
    }
    if not (sign_verdict is None and magnitude_verdict is None and regime_verdict is None):
        payload["sign_verdict"] = sign_verdict
        payload["magnitude_verdict"] = magnitude_verdict
        payload["regime_verdict"] = regime_verdict
    if extra_rows:
        payload["extra_rows"] = list(extra_rows)
    print("<<<EMIT_VERDICT_PAYLOAD>>>")
    print(json.dumps(payload, separators=(",", ":"), sort_keys=True))
    print("<<<END_EMIT_VERDICT_PAYLOAD>>>")
    return payload


# ---------------------------------------------------------------------------
# Section 8 -- Main
# ---------------------------------------------------------------------------

def main() -> int:
    t0 = time.time()  # (local)

    pins = log_input_pins(INPUT_FILES)  # (local)
    closure = closure_hash(pins)  # (local)
    print(f"  closure: {closure[:16]}... (legacy closure, informational)")

    script_path = Path(__file__).resolve()  # (local)
    canonical_path = SHARED_DIR / "canonical_constants.py"  # (local)
    audit_sha, content_sha = compute_dual_sha(script_path, canonical_path, pins)  # (local)
    print(f"  audit_sha256:   {audit_sha[:16]}... (script+canonical+pinmap)")
    print(f"  content_sha256: {content_sha[:16]}... (script only)")
    print()

    print(f"  STAGE A (HDR source): s84 L=12 cache, tau_fold={tau_fold}, N_T={N_T} geometric on [{T_LO},{T_HI}]")
    print(f"  a_n^zeta SDW pins: a0={A_N_ZETA[0]:.6g} a2={A_N_ZETA[2]:.6g} a4={A_N_ZETA[4]:.6g} "
          f"a6={A_N_ZETA[6]:.6g} a8={A_N_ZETA[8]:.6g}")
    print(f"  Re(s)* detrend exponent = {RE_S_DETREND}  (poleconv-A: (d-n)/2=(8-0)/2=4, n=0 curvature grade)")
    print(f"  omega_min = 2*pi/(2*ln100) = {OMEGA_MIN:.15g} rad/ln-unit  (f_min = {F_MIN:.15g} cyc/ln-unit)")
    print(f"  prominence floor = {PROMINENCE_FLOOR}x median broadband; stability tol = +-{STABILITY_BIN_TOL} FFT bin")
    print(f"  u-grid: {N_U_GRID} pts on [-ln100, +ln100]; FFT length {FFT_LEN} (zero-padded); Hann window")
    print()

    res = compute()  # (local)

    print(f"=== {GATE_ID} -- STAGE A heat-trace summary ===")
    print(f"  block eigenvalues   = {res['n_block']}")
    print(f"  PW-weighted modes   = {res['pw_total']}")
    print(f"  K(t_min={res['t_arr'][0]:.4f}) = {res['K_exact'][0]:.6g}  "
          f"K(t=1) = {res['K_exact'][int(np.argmin(np.abs(res['t_arr']-1.0)))]:.6g}  "
          f"K(t_max={res['t_arr'][-1]:.2f}) = {res['K_exact'][-1]:.6g}")
    print(f"  R_osc rebuilt (gd=1.5, t=1) = {res['R_osc_rebuilt']:.6g}  "
          f"vs S61 sibling {res['R_osc_anchor']:.6g}  "
          f"(|dOOM|={res['r_osc_oom_diff']:.3g}, consistent<=1OOM: {res['r_osc_consistent']})")
    print()

    print(f"=== {GATE_ID} -- per-member peak diagnostics (omega > omega_min) ===")
    print("  (line_found=True => a genuine INTERIOR spectral line; band_edge=True => the plain")
    print("   band-max is the boundary-of-band DC-envelope shoulder, NOT a complex-dimension line)")
    for k in res["conj_keys"]:
        axis = res["axis_of"][k]  # (local)
        print(f"  {k:10s} [{axis:9s}]  peak_omega={res['member_peak_omega'][k]:.5g} rad/lnt  "
              f"bin={res['member_peak_idx'][k]:4d}  prominence={res['member_prom'][k]:.4g}  "
              f"line_found={str(res['member_line_found'][k]):5s}  band_edge={str(res['member_band_max_boundary'][k]):5s}  "
              f"COUNTS={res['member_has_peak'][k]}")
    print(f"  diagnostic {res['diag_key']}: prominence={res['results'][res['diag_key']]['peak_prominence_ratio']:.4g} "
          f"peak_omega={res['results'][res['diag_key']]['peak_omega']:.5g} (NOT in conjunction)")
    print()
    print(f"  n_members_with_peak  = {res['n_with_peak']}/6")
    print(f"  peak-index spread    = {res['idx_spread']} bins (stability tol +-{STABILITY_BIN_TOL})")
    print(f"  cross_axis_peak_stable = {res['cross_axis_peak_stable']}")
    print(f"  implied complex dim  = s = {res['implied_complex_dim_re']:.0f} "
          f"{'+' if res['implied_complex_dim_im']>=0 else '-'} i*{abs(res['implied_complex_dim_im']):.6g}")
    print()

    make_plot(res)
    save_npz(res)
    print(f"  wrote {OUT_NPZ.relative_to(PROJECT_ROOT)}")
    print(f"  wrote {OUT_PNG.relative_to(PROJECT_ROOT)}")
    print()

    verdict = res["verdict"]  # (local)
    tag = emit_4tuple(res["value"], SCHEME, CONVENTION, L_MAX)  # (local)
    print(tag)
    extra = [
        f"# regulator_pin=a_n^{{zeta}} mellin_pole=(pole_in_s=4,curvature_grade_n=0) poleconv-A-double-power CLASS=FULL",
        f"# HDR_source=s84_L12 n_block={res['n_block']} pw_modes={res['pw_total']} N_T={N_T} (vs S104 S61-residual 992-mode/200-t)",
        f"# R_osc_rebuilt={res['R_osc_rebuilt']:.6g} R_osc_sibling={res['R_osc_anchor']:.6g} consistent_le1OOM={res['r_osc_consistent']}",
    ]  # (local)
    print_verdict_payload(
        verdict, res["value"], audit_sha, content_sha,
        sign_verdict=res["sign_verdict"],
        magnitude_verdict=res["magnitude_verdict"],
        regime_verdict=res["regime_verdict"],
        extra_rows=extra,
    )

    wall = time.time() - t0  # (local)
    print(f"\n=== {GATE_ID}: {verdict} "
          f"(sign={res['sign_verdict']}, mag={res['magnitude_verdict']}, regime={res['regime_verdict']}; "
          f"wall {wall:.1f}s) ===")
    return 0


if __name__ == "__main__":
    sys.exit(main())
